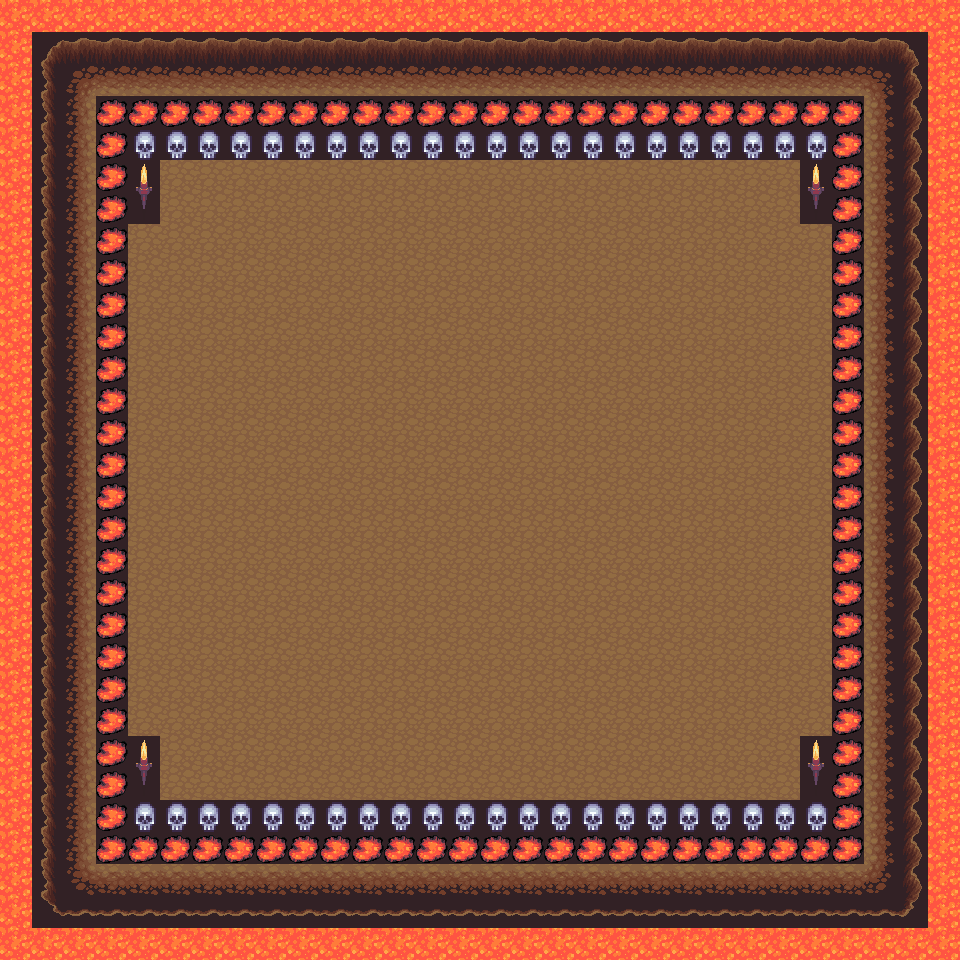

Below is a game level as drawn by its tile map, then a one-line description and the .tmx that defines it (tile-layer data replaced by summaries):
An orthogonal 30x30 tile map with 32x32 px tiles, 3 tile layers (backgroud, ground, decor), 3 tilesets and 2 objects (eva_pos, boss_pos).

<map version="1.8" tiledversion="1.8.0" orientation="orthogonal" renderorder="right-down" width="30" height="30" tilewidth="32" tileheight="32" infinite="0" nextlayerid="5" nextobjectid="3">
 <tileset firstgid="1" source="allTiles.tsx" />
 <tileset firstgid="586" source="terrain_atlas.tsx" />
 <tileset firstgid="1610" source="base_out_atlas.tsx" />
 <layer id="1" name="backgroud" width="30" height="30">
  <data>[900 cells, 900 non-empty, 2 distinct tile ids]</data>
 </layer>
 <layer id="2" name="ground" width="30" height="30">
  <data>[900 cells, 208 non-empty, 16 distinct tile ids]</data>
 </layer>
 <layer id="3" name="decor" width="30" height="30">
  <data>[900 cells, 576 non-empty, 5 distinct tile ids]</data>
 </layer>
 <objectgroup id="4" name="Object Layer 1">
  <object id="1" name="eva_pos" x="336.159" y="463.243">
   <point />
  </object>
  <object id="2" name="boss_pos" x="809.651" y="467.343">
   <point />
  </object>
 </objectgroup>
</map>
